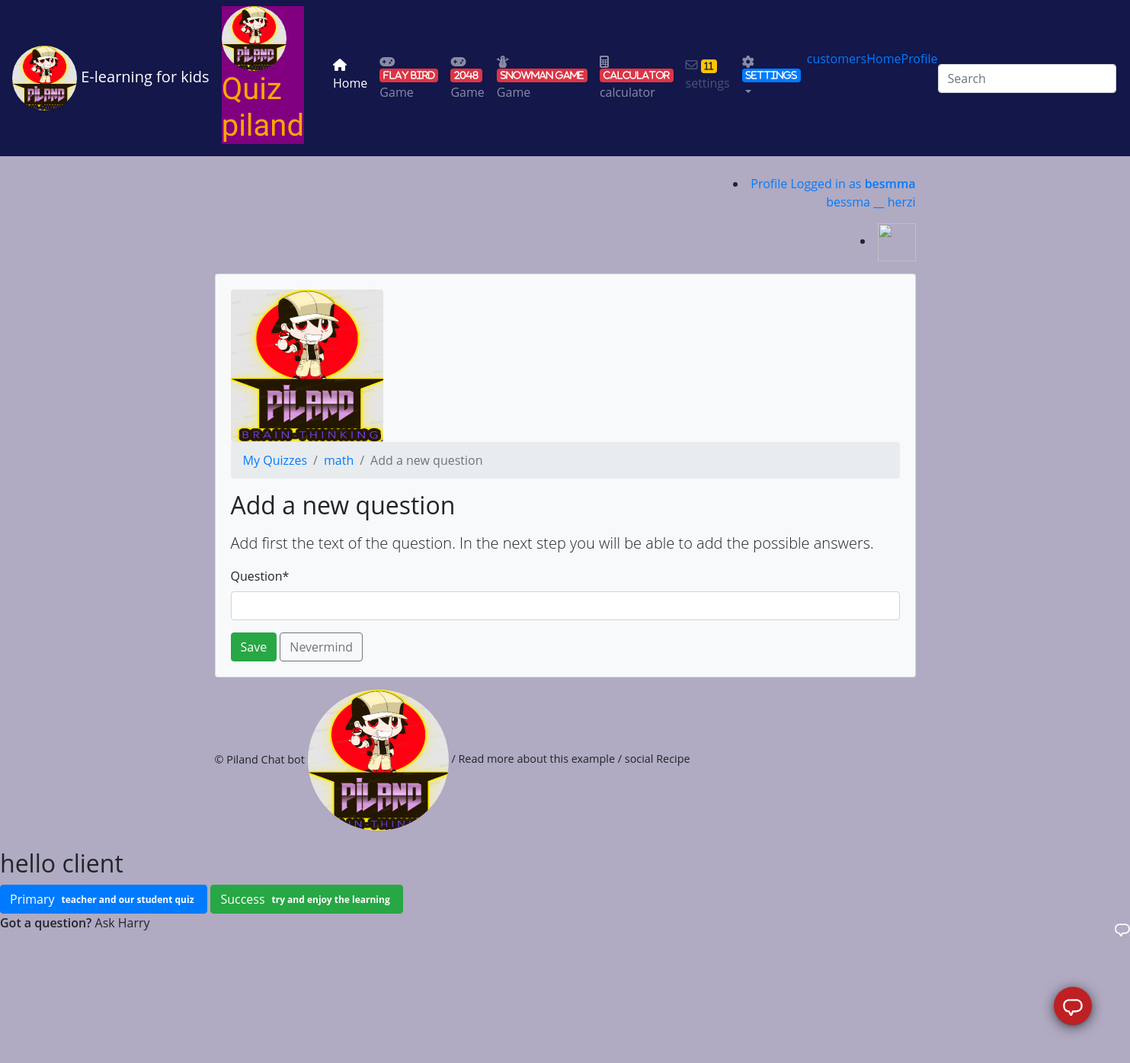
The page /teachers/quiz/2/question/add/ (signed in) on the database its author committed.
### account/models.py (models this page shows, shortened)
class User(AbstractUser):
    is_student = models.BooleanField(default=False)
    is_teacher = models.BooleanField(default=False)

class Quiz(models.Model):
    owner = models.ForeignKey(User, on_delete=models.CASCADE, related_name='quizzes')
    name = models.CharField(max_length=255)
    subject = models.ForeignKey(Subject, on_delete=models.CASCADE, related_name='quizzes')

### account/views/teachers.py (the view)
# urls.py: path('quiz/<int:pk>/question/add/', teachers.question_add, name='question_add'),
@login_required
@teacher_required
def question_add(request, pk):
    quiz = get_object_or_404(Quiz, pk=pk, owner=request.user)
    if request.method == 'POST':
        form = QuestionForm(request.POST)
        if form.is_valid():
            question = form.save(commit=False)
            question.quiz = quiz
            question.save()
            messages.success(request, 'You may now add answers/options to the question.')
            return redirect('teachers:question_change', quiz.pk, question.pk)
    else:
        form = QuestionForm()
    return render(request, 'classroom/teachers/question_add_form.html', {'quiz': quiz, 'form': form})

### account/forms.py
class QuestionForm(forms.ModelForm):
    class Meta:
        model = Question
        fields = ('text', )

### templates/classroom/teachers/question_add_form.html (shortened to what this page needs)
{% extends 'base.html' %}
{% load crispy_forms_tags %}
{% block content %}
  <nav aria-label="breadcrumb">
    <ol class="breadcrumb">
      <li class="breadcrumb-item"><a href="{% url 'teachers:quiz_change_list' %}">My Quizzes</a></li>
      <li class="breadcrumb-item"><a href="{% url 'teachers:quiz_change' quiz.pk %}">{{ quiz.name }}</a></li>
      <li class="breadcrumb-item active" aria-current="page">Add a new question</li>
    </ol>
  </nav>
  <h2 class="mb-3">Add a new question</h2>
  <p class="lead">Add first the text of the question. In the next step you will be able to add the possible answers.</p>
  <form method="post" novalidate>
    {{ form|crispy }}
    <button type="submit" class="btn btn-success">Save</button>
    <a href="{% url 'teachers:quiz_change' quiz.pk %}" class="btn btn-outline-secondary" role="button">Nevermind</a>
  </form>
{% endblock %}

### templates/base.html (shortened to what this page needs)
{% load static %}<!doctype html>
<html lang="en">
  <head>
    <link rel="stylesheet" href="https://maxcdn.bootstrapcdn.com/bootstrap/4.0.0/css/bootstrap.min.css">
    <link rel="stylesheet" type="text/css" href="{% static 'vendor/fontello-2f186091/css/fontello.css' %}">
    <link rel="stylesheet" type="text/css" href="{% static 'css/app.css' %}">
     <link rel="stylesheet" type="text/css" href="{% static 'css/app.scss' %}">
  <link rel="stylesheet" href="https://cdnjs.cloudflare.com/ajax/libs/font-awesome/4.7.0/css/font-awesome.min.css">
    {% if user.is_authenticated and user.is_teacher %}
      <link rel="stylesheet" type="text/css" href="{% static 'css/teachers.css' %}">
    {% else %}
      <link rel="stylesheet" type="text/css" href="{% static 'css/students.css' %}">
    {% endif %}
  </head>
  <body class="is-preload">
<div id="wrapper">
   {% if user.is_authenticated %}
  <nav class="navbar navbar-icon-top navbar-expand-lg navbar-dark" style="background:#13174a">
  <a class="navbar-brand" href="{% url 'home' %}">
      <img src="{%  static 'logh.PNG' %}"class="rounded-circle"  height="85" width="85" alt=" Quiz piland" />
      E-learning for kids</a>
<h1 class="logo" style="background:purple">
                <a href="/" style="color:orange">
                  <img src="{%  static 'logh.PNG' %}"class="rounded-circle"  height="85" width="85" alt=" Quiz piland" />
                   Quiz piland
                </a>
              </h1>
  <div class="collapse navbar-collapse" id="navbarSupportedContent">
    <ul class="navbar-nav mr-auto">
      <li class="nav-item active">
        <a class="nav-link" href="{% url 'home' %}">
          <i class="fa fa-home " aria-hidden="true"></i>
          Home
          </a>
      </li>
       <li class="nav-item">
        <a class="nav-link" href="https://gameflappyball.netlify.app/" target="_blank">
          <i class="fa fa-gamepad" aria-hidden="true">
            <span class="badge badge-danger">flay bird</span>
          </i>
          Game
        </a>
      </li>
       <li class="nav-item">
        <a class="nav-link" href="https://unruffled-lovelace-1de416.netlify.app/" target="_blank">
          <i class="fa fa-gamepad" aria-hidden="true">
            <span class="badge badge-danger">2048</span>
          </i>
          Game
        </a>
      </li>
       <li class="nav-item">
        <a class="nav-link" href="https://sitesgeneral.netlify.app/game.html" target="_blank">
         <i class="fas fa-snowman">
            <span class="badge badge-danger">snowman game </span>
          </i>
          Game
        </a>
      </li>
       <li class="nav-item">
        <a class="nav-link" href="https://calculatorscientifique.netlify.app/" target="_blank">
          <i class="fa fa-calculator">
            <span class="badge badge-danger">calculator</span>
          </i>
          calculator
        </a>
      </li>
      <li class="nav-item">
        <a class="nav-link disabled" href="#">
          <i class="fa fa-envelope-o">
            <span class="badge badge-warning">11</span>
          </i>
              settings
        </a>
      </li>
      <li class="nav-item dropdown">
        <a class="nav-link dropdown-toggle" href="#" id="navbarDropdown" role="button" data-toggle="dropdown" aria-haspopup="true" aria-expanded="false">
          <i class="fa fa-cog">
            <span class="badge badge-primary">
                  settings
            </span>
          </i>
        </a>
      </li>
      <li>
               <a  href="/customers/profile/">
                       customers
              </a>
              </li>
        <li><a href="{% url 'home' %}">Home</a></li>
                <li><a href="{% url 'view_profile'%}">Profile</a></li>
    </ul>
    <form class="form-inline my-2 my-lg-0">
      <input class="form-control mr-sm-2" type="text" placeholder="Search" aria-label="Search">
    </form>
  </div>
</nav>
{% endif %}
    <div class="container my-4">
      <div class="row justify-content-center">
        <div class="col-md-10 col-sm-12">
          <div class="row">
            <div class="col-6">
            </div>
            <div class="col-6 text-right">
              {% if user.is_authenticated %}
                 <li><a href="{% url 'view_profile'%}">Profile
                 Logged in as <strong>{{ user.username }}</strong>
                   <p>
                {{user.first_name}}  __  {{user.last_name}}
                   </p>
              {%if user.userprofile.image  %}
                    <li><img src="{{ user.userprofile.image.url}}" width="50" height="50"></li>
              {% else %}
              <li><img src="https://upload.wikimedia.org/wikipedia/commons/thumb/5/59/User-avatar.svg/1024px-User-avatar.svg.png" width="50" height="50"></li>
              {% endif %}
                 </a>
              </li>
              {% else %}
                <a href="{% url 'login' %}" class="btn btn-light" role="button">Log in</a>
                <a href="{% url 'signup' %}" class="btn btn-primary" role="button">Sign up</a>
              {% endif %}
            </div>
          </div>
          <div class="card mb-3 bg-light">
            <div class="card-body">
                  <img src="{%  static 'logh.PNG' %}"class="rounded responsive"  height="200px" width="200px" alt=" Quiz piland" />
              {% block content %}
              {% endblock %}
            </div>
          </div>
          <footer>
            <a href="https://calm-wave-93292.herokuapp.com/">© Piland Chat bot
            <img src="{%  static 'logh.PNG' %}"class="rounded-circle"  height="185px" width="185px" alt=" Quiz piland" />
            </a>
            /
            <a href="https://unruffled-lovelace-1de416.netlify.app/">Read more about this example</a>
            /
            <a href="https://calm-wave-93292.herokuapp.com/">social Recipe</a>
          </footer>
        </div>
      </div>
    </div>
    </div>
    <div id="chat-circle" class=" btn-raised">
<svg class="icon-speech" viewBox="0 0 48 48">
      <use xlink:href="#icon-speech" />
    </svg>	</div>
<div class="chatbot chatbot--closed ">
    <h2>hello client </h2>
  <button type="button" class="btn btn-primary">Primary <span class="badge">
      teacher and our student quiz
  </span></button>
  <button type="button" class="btn btn-success">Success <span class="badge">
      try and enjoy  the learning
  </span></button>
  <div class="chatbot__header">
    <p><strong>Got a question?</strong> <span class="u-text-highlight">Ask Harry</span></p>
    <svg class="chatbot__close-button icon-speech" viewBox="0 0 32 32">
      <use xlink:href="#icon-speech" />
    </svg>
  </div>
</div>
  </body>
</html>

### static/css/app.css (style rules this page uses)
.logo { font-family: 'Clicker Script', cursive; }
.logo a { color: #212529; text-decoration: none; }
footer { font-size: .9rem; }
footer a { color: #212529; }

### static/css/teachers.css (style rules this page uses)
body { background-color: #b0aac2; }

### templates/base.html (style rules this page uses)
.u-text-highlight { color: $riptide; }
* { box-sizing: border-box; }
body { background: url("https://images.unsplash.com/photo-1464823063530-08f10ed1a2dd?dpr=1&auto=compress,format&fit=crop&w=1199&h=799&q=80&cs=tinysrgb&crop=&bg=") no-repeat center center; background-size: cover; height: 1000px; font-family: "Open Sans", sans-serif; font-size: 16px; }
input { font-family: "Open Sans", sans-serif; }
strong { font-weight: 600; }
body { background: url("https://images.unsplash.com/photo-1464823063530-08f10ed1a2dd?dpr=1&auto=compress,format&fit=crop&w=1199&h=799&q=80&cs=tinysrgb&crop=&bg=") no-repeat center center; background-size: cover; height: 1000px; font-family: 'Open Sans', sans-serif; font-size: 16px; }
input { font-family: 'Open Sans', sans-serif; }
#chat-circle { position: fixed; bottom: 50px; right: 50px; background: #BF2024; width: 50px; height: 50px; border-radius: 50%; color: white; padding: 12px; cursor: pointer; box-shadow: 0px 3px 16px 0px rgba(0, 0, 0, 0.6), 0 3px 1px -2px rgba(0, 0, 0, 0.2), 0 1px 5px 0 rgba(0, 0, 0, 0.12); }
body { background-color: #e1e2e3; }

### rows shown on the page
User: username "besmma", first_name "bessma", last_name "herzi"
Quiz: name "math"
